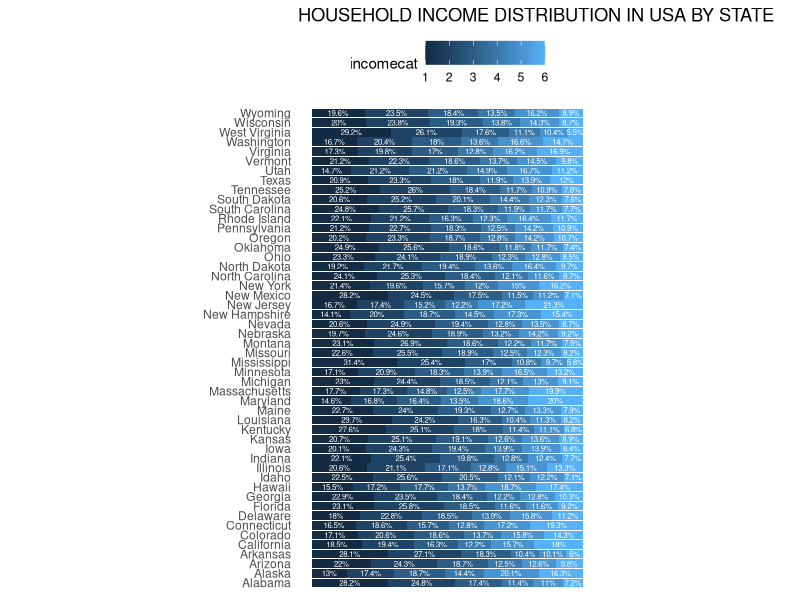

R code for this plot:
# Katherine M. Prioli
# Makeover Monday - reproduce original graph
# Thu Sep 13 20:33:54 2018 ------------------------------


#### Libraries ----

library(tidyverse)


#### Read in and subset data ----

incomedata <- read_csv("ACS_16_1YR_S1901_with_ann.csv")
incomedata <- incomedata %>% select("GEO.display-label",
                                    "HC01_EST_VC01",
                                    "HC01_EST_VC02",
                                    "HC01_EST_VC03",
                                    "HC01_EST_VC04",
                                    "HC01_EST_VC05",
                                    "HC01_EST_VC06",
                                    "HC01_EST_VC07",
                                    "HC01_EST_VC08",
                                    "HC01_EST_VC09",
                                    "HC01_EST_VC10",
                                    "HC01_EST_VC11")

colnames(incomedata) <- c("state",                   # GEO.display-label
                          "tot_households",          # HC01_EST_VC01
                          "Less than $10,000",       # HC01_EST_VC02
                          "$10,000 to $14,999",      # HC01_EST_VC03
                          "$15,000 to $24,999",      # HC01_EST_VC04
                          "$25,000 to $34,999",      # HC01_EST_VC05
                          "$35,000 to $49,999",      # HC01_EST_VC06
                          "$50,000 to $74,999",      # HC01_EST_VC07
                          "$75,000 to $99,999",      # HC01_EST_VC08
                          "$100,000 to $149,999",    # HC01_EST_VC09
                          "$150,000 to $199,999",    # HC01_EST_VC10
                          "$200,000 or more")        # HC01_EST_VC11

incomedata <- incomedata %>% 
  slice(2:n()) %>% 
  filter(state != "Puerto Rico" & state != "District of Columbia")  # Omitting DC and PR per original graph
#View(incomedata)


#### Gather and mutate data ----

incomegat <- incomedata %>% 
  gather(`Less than $10,000`,
         `$10,000 to $14,999`,
         `$15,000 to $24,999`,
         `$25,000 to $34,999`,
         `$35,000 to $49,999`,
         `$50,000 to $74,999`,
         `$75,000 to $99,999`,
         `$100,000 to $149,999`,
         `$150,000 to $199,999`,
         `$200,000 or more`,
         key = "incomelev", value = "pct")
#View(incomegat)

incometbl <- incomegat %>% 
  mutate(tot_households = as.numeric(tot_households)) %>% 
  mutate(pct = as.numeric(pct)) %>% 
  mutate(n_households = round((pct / 100) * tot_households, digits = 0)) %>% 
  mutate(incomecat = case_when(
    incomelev == "Less than $10,000" ~ 1,
    incomelev == "$10,000 to $14,999" ~ 1,
    incomelev == "$15,000 to $24,999" ~ 1,
    incomelev == "$25,000 to $34,999" ~ 2,
    incomelev == "$35,000 to $49,999" ~ 2,
    incomelev == "$50,000 to $74,999" ~ 3,
    incomelev == "$75,000 to $99,999" ~ 4,
    incomelev == "$100,000 to $149,999" ~ 5,
    incomelev == "$150,000 to $199,999" ~ 6,
    incomelev == "$200,000 or more" ~ 6)) %>% 
  group_by(state, incomecat) %>% 
  mutate(catpct = sum(pct)) %>% 
  select(state, incomecat, catpct) %>% 
  distinct(state, incomecat, catpct)
#View(incometbl)

#incomesubset <- incometbl %>% filter(state %in% c("West Virginia", "Pennsylvania", "New Jersey"))


#### Recreating the original graph ----

orig_plot <- ggplot(incometbl, aes(x = state, y = catpct / 100, fill = incomecat, label = catpct)) +
  coord_flip() +
  #ylim(0, 100) +
  geom_bar(stat = "identity", aes(y = catpct * 100), position = "fill") +
  geom_text(aes(label = paste0(catpct,"%")), size = 2, color = "white", hjust = 0.5, position = position_stack(vjust = 0.5)) +
  theme(axis.text.x = element_blank(),
        axis.ticks = element_blank(),
        axis.title = element_blank(),
        panel.background = element_blank(),
        legend.position = "top",
        aspect.ratio = 1.61) +
  ggtitle("HOUSEHOLD INCOME DISTRIBUTION IN USA BY STATE")
orig_plot

#ggsave("orig_plot.png", height = 15, width = 9.1, units = "in")


#### NEXT STEPS:
     # Discretize the income categories and apply a custom color scale
     # Properly format the labels (they're in the thousands right now)
     # Order the graph by increasing income category 6
     # Apply nice formatting to legend
